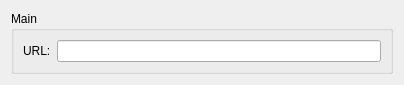
<?xml version="1.0" encoding="UTF-8"?>
<ui version="4.0">
 <class>FrmSettRss</class>
 <widget class="QFrame" name="FrmSettRss">
  <property name="geometry">
   <rect>
    <x>0</x>
    <y>0</y>
    <width>404</width>
    <height>81</height>
   </rect>
  </property>
  <property name="windowTitle">
   <string>Frame</string>
  </property>
  <property name="frameShape">
   <enum>QFrame::Panel</enum>
  </property>
  <property name="frameShadow">
   <enum>QFrame::Raised</enum>
  </property>
  <property name="lineWidth">
   <number>0</number>
  </property>
  <layout class="QVBoxLayout" name="verticalLayout">
   <item>
    <widget class="QGroupBox" name="groupBox_2">
     <property name="sizePolicy">
      <sizepolicy hsizetype="Preferred" vsizetype="Preferred">
       <horstretch>1</horstretch>
       <verstretch>0</verstretch>
      </sizepolicy>
     </property>
     <property name="locale">
      <locale language="C" country="AnyCountry"/>
     </property>
     <property name="title">
      <string>Main</string>
     </property>
     <property name="checkable">
      <bool>false</bool>
     </property>
     <property name="checked">
      <bool>false</bool>
     </property>
     <layout class="QHBoxLayout" name="horizontalLayout_5">
      <item>
       <layout class="QHBoxLayout" name="horizontalLayout_2">
        <item>
         <layout class="QFormLayout" name="formLayout_2">
          <property name="sizeConstraint">
           <enum>QLayout::SetMinAndMaxSize</enum>
          </property>
          <property name="fieldGrowthPolicy">
           <enum>QFormLayout::AllNonFixedFieldsGrow</enum>
          </property>
          <item row="0" column="0">
           <widget class="QLabel" name="label_8">
            <property name="text">
             <string>URL:</string>
            </property>
           </widget>
          </item>
          <item row="0" column="1">
           <widget class="QLineEdit" name="e_url"/>
          </item>
         </layout>
        </item>
       </layout>
      </item>
     </layout>
    </widget>
   </item>
  </layout>
 </widget>
 <resources/>
 <connections/>
</ui>
